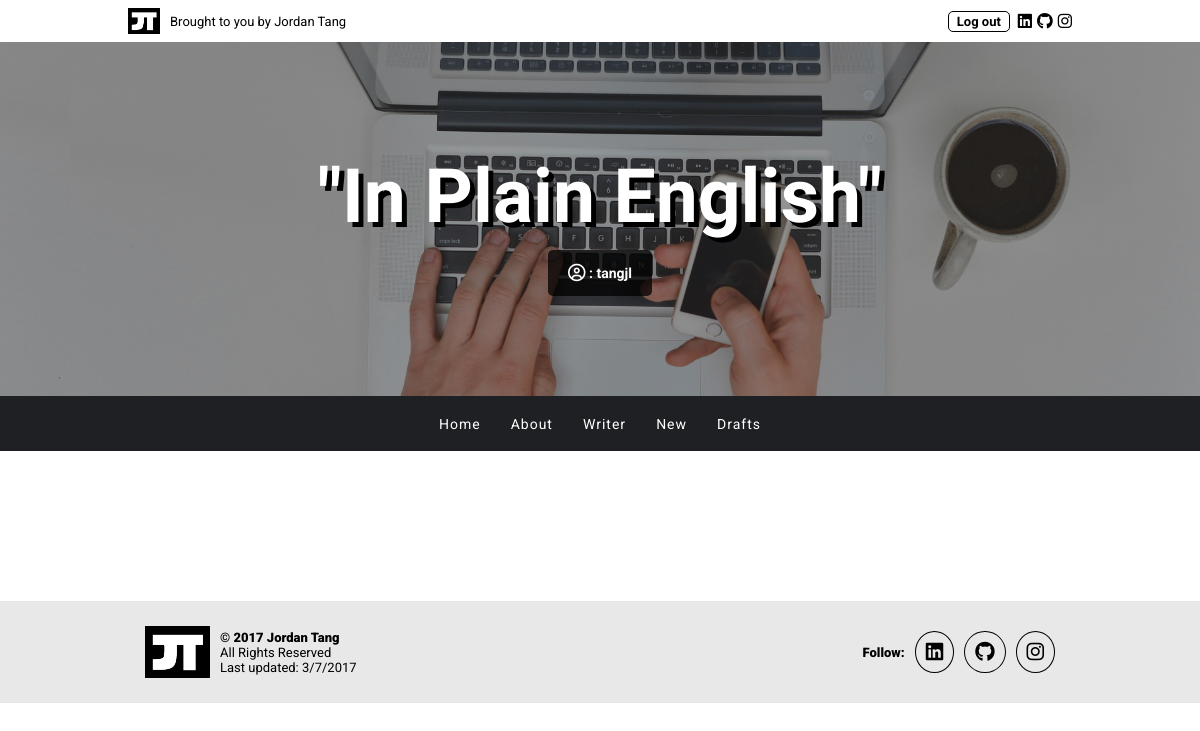
Before: /drafts/ (signed in) with the older database file.
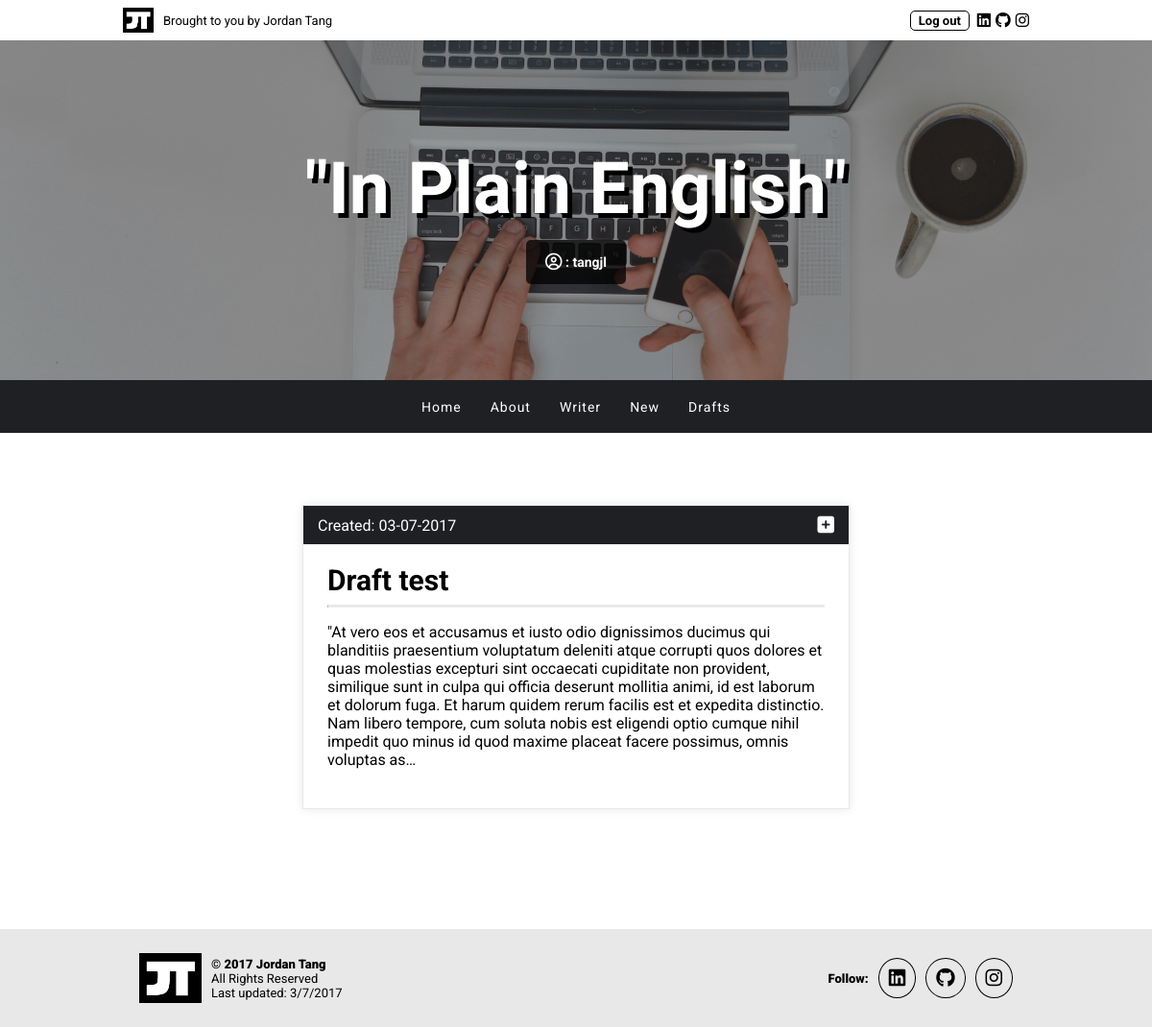
After: the same page with the newer database file.
### app/models.py (models this page shows, shortened)
class Post(models.Model):
    author = models.ForeignKey('auth.User')
    title = models.CharField(max_length=200)
    text = models.TextField()
    created_date = models.DateTimeField(
        default=timezone.now)
    published_date = models.DateTimeField(
        blank=True, null=True)

### app/views.py (the view)
# urls.py: url(r'^drafts/$', views.post_draft_list, name='post_draft_list'),
@login_required
def post_draft_list(request):
    posts = Post.objects.filter(published_date__isnull=True).order_by('-created_date')
    return render(request, 'app/post_draft_list.html', {'posts': posts})

### app/templates/app/post_draft_list.html
{% extends 'app/base.html' %}
{% block content %}
    <div class="inner-container">
    {% for post in posts %}
        <div class="card">
            <div class="bar">
                Created: {{ post.created_date|date:'m-d-Y' }}
                <a class="icon-link-4" href="{% url 'post_detail' pk=post.pk %}"><i class="fa fa-plus-square" aria-hidden="true"></i></a>
            </div>
            <h2><a href="{% url 'post_detail' pk=post.pk %}">{{ post.title }}</a></h2>
            <hr>
            <p>{{ post.text|truncatechars:500 }}</p>
        </div>
    {% endfor %}
    </div>
{% endblock %}

Changed rows visible on the page:
added Post: created_date "03-07-2017", title "Draft test", text "\"At vero eos et accusamus et iusto odio dignissimos ducimus qui blanditiis praesentium voluptatum deleniti atque corrupti quos dolores et quas molestias excepturi sint occaecati cupiditate non provident, similique sunt in culpa qui officia deserunt mollitia animi, id est laborum et dolorum fuga. Et harum quidem rerum facilis est et expedita distinctio. Nam libero tempore, cum soluta nobis est eligendi optio cumque nihil impedit quo minus id quod maxime placeat facere possimus, omnis voluptas as…"
